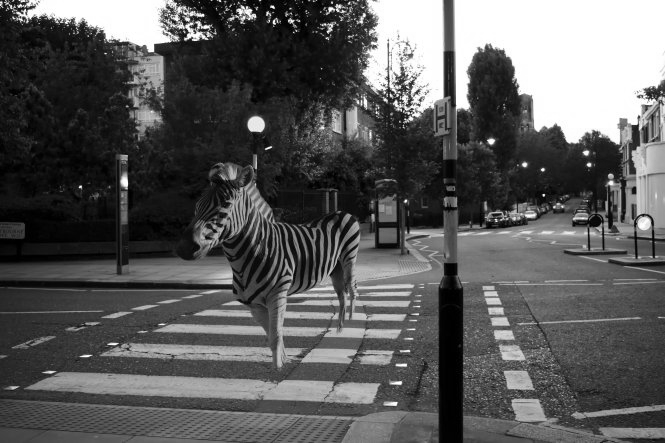
#> input picture canny-edge-detection/zebra-crossing-1.bmp, 665 x 443 px, given in place of zebra-crossing-1.bmp.bmp, which was not available
$ python cv_project1_vsr266.py zebra-crossing-1.bmp
#> lines starting #> are read from the running program, lines starting #| are printed output that depends on the picture; pictures that were not available may be replaced by others from this repository, and a replacement may not be noted
#!/usr/bin/env python3
# -*- coding: utf-8 -*-
"""
Created on Fri Nov  7 18:19:11 2019

@author: vvviren
"""

# importing necessary libraries
import numpy as np
import sys
import cv2
import math

# Convolution of original image with Gaussian smoothing kernel(7x7)
def smoothing(img, shape_tuple):
    # defining gaussian kernel
    g_kernel = (1.0/140.0)*np.array([(1,1,2,2,2,1,1),
                    (1,2,2,4,2,2,1),
                    (2,2,4,8,4,2,2),
                    (2,4,8,16,8,4,2),
                    (2,2,4,8,4,2,2),
                    (1,2,2,4,2,2,1),
                    (1,1,2,2,2,1,1)])

    #initializing convolution output array
    con_output = np.zeros(shape=shape_tuple)

    #offset to take care of boundary pixels
    offset = math.floor(g_kernel.shape[0]/2)

    # looping each row and each column for smoothing
    for row in range(shape_tuple[0]-g_kernel.shape[0]-1):
        for col in range(shape_tuple[1]-6):
            one_sum = 0
            for i in range (g_kernel.shape[0]-1):
                for j in range (g_kernel.shape[1]-1):
                    # convoluting 7x7 sample from original image with 7x7 kernel
                    one_sum = one_sum + img[row+i,col+j]*g_kernel[i,j]
            con_output[row+offset, col+offset] = one_sum

    # returning convolution output and offset
    return [con_output, offset]

# convolution of smoothing output with sobel detector for edge detection
def gradient(img, shape_tuple, offset):

    # defining sobel detector in horizontal and vertical direction
    s_kernel_x = (1.0/4.0)*np.array([(-1,0,1), (-2,0,2), (-1,0,1)])
    s_kernel_y = (1.0/4.0)*np.array([(1,2,1), (0,0,0), (-1,-2,-1)])

    # initializing output gradient values in x and y direction
    gradientx_normalized = np.zeros(shape=shape_tuple)
    gradienty_normalized = np.zeros(shape=shape_tuple)
    # initializing output gradient magnitude
    gradient = np.zeros(shape=shape_tuple)
    # initializing output gradient angle
    gradient_angle = np.zeros(shape=shape_tuple)
    #offset to take care of boundary pixels
    this_offset = math.floor(s_kernel_x.shape[0]/2)

    #looping through required rows and columns of smoothing output
    for row in range(offset,shape_tuple[0]-(offset + s_kernel_x.shape[0]-1)):
        for col in range(offset,shape_tuple[1]-(offset + s_kernel_x.shape[1]-1)):
            tgx = 0
            tgy = 0
            for i in range (s_kernel_x.shape[0]):
                for j in range (s_kernel_x.shape[1]):
                    # assigning values to output gradient x
                    tgx = tgx + img[row+i,col+j]*s_kernel_x[i,j]
                    # assigning values to output gradient y
                    tgy = tgy + img[row+i,col+j]*s_kernel_y[i,j]
            gx = tgx
            # output gradient x normalized
            gradientx_normalized[row+this_offset,col+this_offset] = abs(gx)
            gy = tgy
            # output gradient y normalized
            gradienty_normalized[row+this_offset,col+this_offset] = abs(gy)
            # output gradient magnitude normalized
            gradient[row+this_offset,col+this_offset]=((gx**2+gy**2)**(0.5))/(1.4142)
            angle = 0

            # infinite check else calculate tan of gy/gx
            if(gx == 0):
                 angle = 90 if gy > 0  else -90
            else:
                angle = math.degrees(math.atan(gy/gx))

            # making all angles positive
            if (angle < 0):
                angle = angle + 360

            # output gradient angle
            gradient_angle[row+this_offset,col+this_offset]  = angle
    # updating offset
    offset+= this_offset

    # returning normalized gradient x and y , gradient magnitude, gradient angle and offset
    return [gradientx_normalized, gradienty_normalized, gradient, gradient_angle, offset]

# non maxima suppression
def nonMaximaSuppression(gradient, gradient_angle, shape_tuple, offset):

    # initializing output nms array
    nms = np.zeros(shape=shape_tuple)

    for row in range(offset,shape_tuple[0]-offset):
        for col in range(offset,shape_tuple[1]-offset):
            # reference pixel angle
            theta = gradient_angle[row,col]
            # reference gradient magnitude
            gr = gradient[row,col]
            val = 0

            # if lies in sector 0, check left and right pixel to reference pixel
            if( 0 <= theta <= 22.5
               or  157.5 < theta <= 202.5
               or 337.5 < theta <= 360):
                val = gr if (gr > gradient[row,col+1] and gr > gradient[row,col-1]) else 0

            # if lies in sector 1, check top right and bottom left to reference pixel
            elif ( 22.5 < theta <= 67.5
                  or  202.5 < theta <= 247.5):
                val = gr if (gr > gradient[row+1,col-1] and gr > gradient[row-1,col+1]) else 0

            # if lies in sector 2, check upper and lower pixel to reference pixel
            elif ( 67.5 < theta <= 112.5
                  or  247.5 < theta <= 292.5):
                val = gr if (gr > gradient[row+1,col] and gr > gradient[row-1,col]) else 0

            # if lies in sector 3, check upper left and lower right pixel to reference pixel
            elif ( 112.5 < theta <= 157.5
                  or  292.5 < theta <= 337.5):
                val = gr if (gr > gradient[row+1,col+1] and gr > gradient[row-1,col-1]) else 0

            # output nms
            nms[row,col] = val

    # returning nms and gradient angle
    return [nms, gradient_angle]

# Double thresholding method
def doubleThresholding(img, ga, t, shape_tuple):
    # defining two thresholds to divide image into three different regions
    t1=t
    t2=2*t

    # initializing double thresholding output array
    res = np.zeros(shape=shape_tuple)

    # defining weak and strong pixel value
    weak, strong = np.int32(25), np.int32(255)

    # dividing image into three regions
    # fetching indexes of pixels where value is >t2 to strong
    strong_i, strong_j = np.where(img > t2)

    # fetching indexes of pixels where value is <t1 to zeros
    zeros_i, zeros_j = np.where(img < t1)

    # fetching indexes of pixels where value is between t1 and t2 to weak
    weak_i, weak_j = np.where((img <= t2) & (img >= t1))

    # assigning value of strong and weak (zeros were alreay initialized as zero)
    res[strong_i, strong_j] = strong
    res[weak_i, weak_j] = weak

    for i in range(1, shape_tuple[0]-1):
        for j in range(1, shape_tuple[1]-1):
            # reassigning value of pixel if its in the weak region based on 8-connected neightbor and gradient angle
            if (res[i,j] == weak):
                try:
                    # if any of the 8-connected neighbor is strong(255) and difference of the angle is <=45 (or between 315 and 360 for 4th quadrant angles)
                    if ((res[i+1, j-1] == strong and (abs(ga[i,j]-ga[i+1,j-1] <=45 or 315<= abs(ga[i,j]-ga[i+1,j-1]) <=360 )))
                    or (res[i+1, j] == strong and (abs(ga[i,j]-ga[i+1,j]) <=45 or 315<= abs(ga[i,j]-ga[i+1,j]) <=360))
                    or (res[i+1, j+1] == strong and (abs(ga[i,j]-ga[i+1,j+1]) <=45 or 315<= abs(ga[i,j]-ga[i+1,j+1]) <=360))
                    or (res[i, j-1] == strong and (abs(ga[i,j]-ga[i,j-1]) <=45 or 315<= abs(ga[i,j]-ga[i,j-1]) <=360))
                    or (res[i, j+1] == strong and (abs(ga[i,j]-ga[i,j+1])<=45 or 315<= abs(ga[i,j]-ga[i,j+1]) <=360))
                    or (res[i-1, j-1] == strong and (abs(ga[i,j]-ga[i-1,j-1]) <=45 or 315<= abs(ga[i,j]-ga[i-1,j-1]) <=360))
                    or (res[i-1, j] == strong and (abs(ga[i,j]-ga[i-1,j]) <=45 or 315<= abs(ga[i,j]-ga[i-1,j]) <=360))
                    or (res[i-1, j+1] == strong and (abs(ga[i,j]-ga[i-1,j+1]) <=45 or 315<= abs(ga[i,j]-ga[i-1,j+1]) <=360))):
                        res[i, j] = strong
                    else:
                        res[i, j] = 0
                #handling IndexError exception
                except IndexError as e:
                    print ("lol")
                    pass
    # returning binary image after double thresholding
    return res


# Entry point of code
if __name__ == "__main__":
    file=sys.argv[1]                                                # taking the file name as argument
    img = cv2.imread("./"+file+".bmp",0)                            # opening and reading image using cv2 library
#> img is the input picture: shape (443, 665); min 0, max 255, mean 89.8
    shape_tuple = img.shape                                         # assigning image shape to a variable
#> shape_tuple = (443, 665)
    con = smoothing(img, shape_tuple)                               # performing smoothing operation on the image
#> after the loop in smoothing, `for row in range(shape_tuple[0]-g_kernel.shape[0]-1):`:
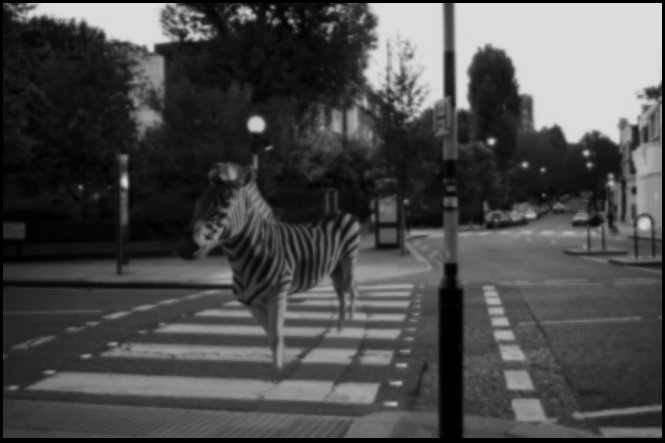
#> con_output: shape (443, 665) float64; min 0, max 220.4, mean 75.1
#> con = 2 items
    cv2.imwrite(file+"_gaussian.bmp",con[0])                        # writing/printing output of smoothing
    gradients = gradient(con[0], shape_tuple, con[1])               # performing gradient operation
#> after the loop in gradient, `for row in range(offset,shape_tuple[0]-(offset + s_kernel_x.shape[0]-1..`:
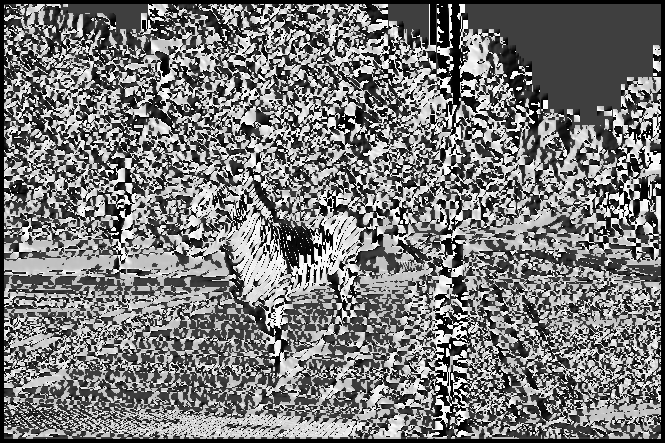
#> gradient_angle: shape (443, 665) float64; min 0, max 360, mean 169.2; drawn with min black and max white
#> after the loop in gradient, `for row in range(offset,shape_tuple[0]-(offset + s_kernel_x.shape[0]-1..`:
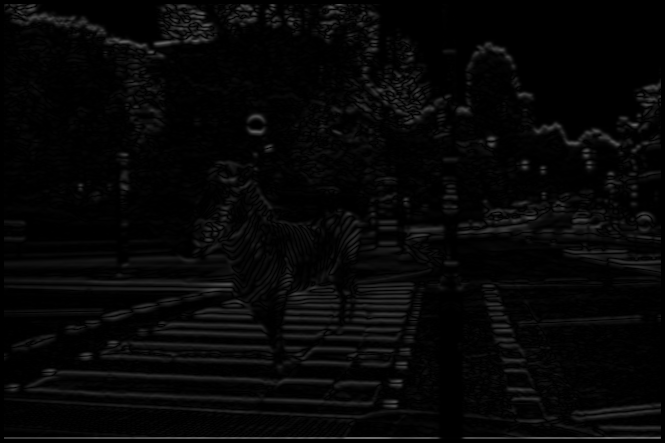
#> gradienty_normalized: shape (443, 665) float64; min 0, max 110.3, mean 6.9
#> gradients = 5 items
    gradient_x = gradients[0]                                       # horizontal normalized gradient response
    gradient_y = gradients[1]                                       # vertical normalized gradient response
    gradient = gradients[2]                                         # gradient magnitude output
    gradient_angle = gradients[3]                                   # gradient angle output
    offset = gradients[4]                                           # offset
#> offset = 4
    cv2.imwrite(file+"_gradientX.bmp",gradient_x)                   # writing/printing gradient x
    cv2.imwrite(file+"_gradientY.bmp",gradient_y)                   # writing/printing gradient y
    cv2.imwrite(file+"_gradient_magnitude.bmp",gradient)                         # writing/printing gradient magnitude
    nms = nonMaximaSuppression(gradient, gradient_angle, shape_tuple, offset) # non maxima suppresion operation
#> after the loop in nonMaximaSuppression, `for row in range(offset,shape_tuple[0]-offset):`:
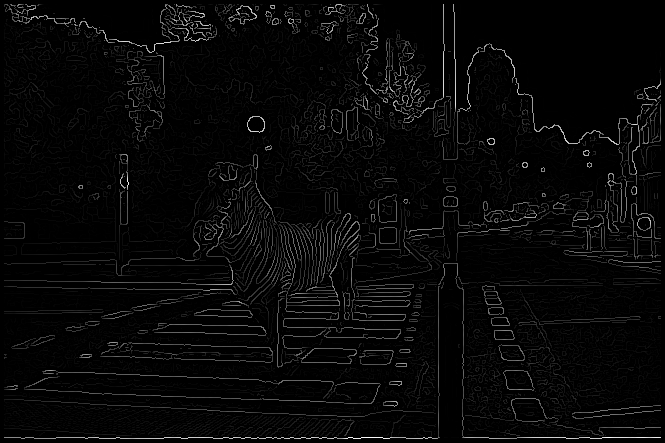
#> nms: shape (443, 665) float64; min 0, max 78.03, mean 2.4; drawn with min black and max white
#> nms = 2 items
    cv2.imwrite(file+"_nms.bmp",nms[0])                             # writing/printing nms response
    # writing/printing binary image after double thresholding with threshold 7,14
    cv2.imwrite(file+"_doubleT_7.bmp", doubleThresholding(np.copy(nms[0]), gradient_angle,7, shape_tuple))
#> in doubleThresholding, `strong_i, strong_j = np.where(img > t2)`: strong_i = 17759 values from 4 to 438; strong_j = 17759 values, max 660 at index 2571, min 4 at index 38, mean 342.8
#> in doubleThresholding, `weak_i, weak_j = np.where((img <= t2) & (img >= t1))`: weak_i = 8296 values from 4 to 436; weak_j = 8296 values, max 660 at index 799, min 4 at index 0, mean 350.9
#> after the loop in doubleThresholding, `for i in range(1, shape_tuple[0]-1):`:
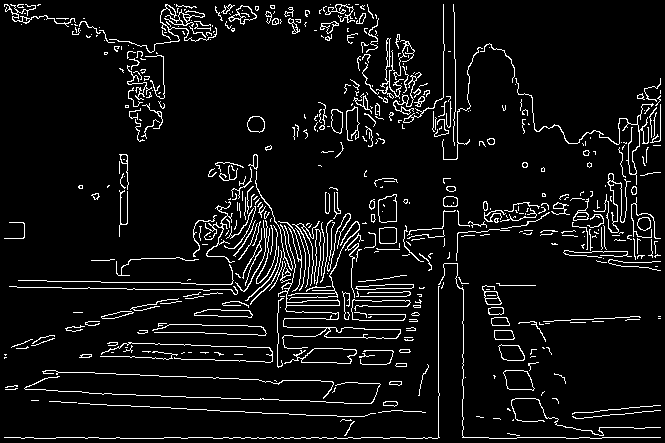
#> res: shape (443, 665) float64; 6.7% white in thin lines or dots
    # writing/printing binary image after double thresholding with threshold 11,22
    cv2.imwrite(file+"_doubleT_11.bmp", doubleThresholding(np.copy(nms[0]), gradient_angle,11, shape_tuple))
#> call 2 of doubleThresholding, with t = 11, shape_tuple = (443, 665)
#> in doubleThresholding (call 2), `strong_i, strong_j = np.where(img > t2)`: strong_i = 12029 values from 4 to 438; strong_j = 12029 values, max 660 at index 1923, min 4 at index 11394, mean 351
#> in doubleThresholding (call 2), `weak_i, weak_j = np.where((img <= t2) & (img >= t1))`: weak_i = 8636 values from 4 to 436; weak_j = 8636 values, max 660 at index 971, min 4 at index 0, mean 331.6
#> after the loop in doubleThresholding (call 2), `for i in range(1, shape_tuple[0]-1):`:
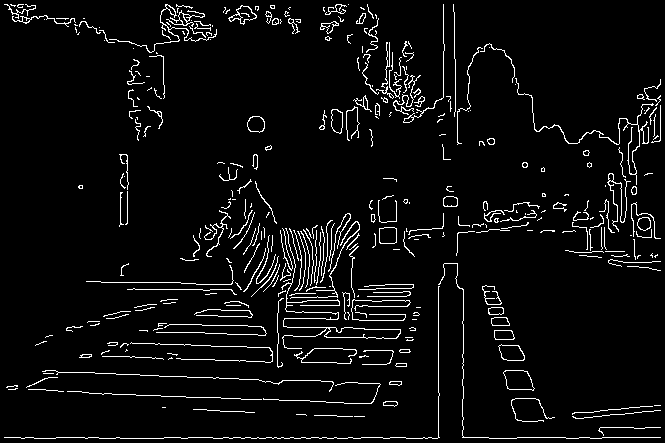
#> res: shape (443, 665) float64; 4.9% white in thin lines or dots
    # writing/printing binary image after double thresholding with threshold 15,30
    cv2.imwrite(file+"_doubleT_15.bmp", doubleThresholding(np.copy(nms[0]), gradient_angle,15, shape_tuple))
#> call 3 of doubleThresholding, with t = 15, shape_tuple = (443, 665)
#> in doubleThresholding (call 3), `strong_i, strong_j = np.where(img > t2)`: strong_i = 6376 values from 4 to 438; strong_j = 6376 values, max 660 at index 1456, min 4 at index 5743, mean 370.2
#> in doubleThresholding (call 3), `weak_i, weak_j = np.where((img <= t2) & (img >= t1))`: weak_i = 10535 values from 4 to 437; weak_j = 10535 values, max 660 at index 1064, min 4 at index 19, mean 326.3
#> after the loop in doubleThresholding (call 3), `for i in range(1, shape_tuple[0]-1):`:
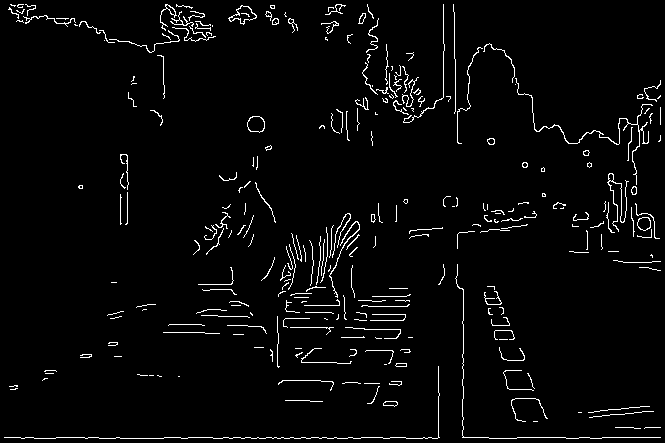
#> res: shape (443, 665) float64; 3.1% white in thin lines or dots
